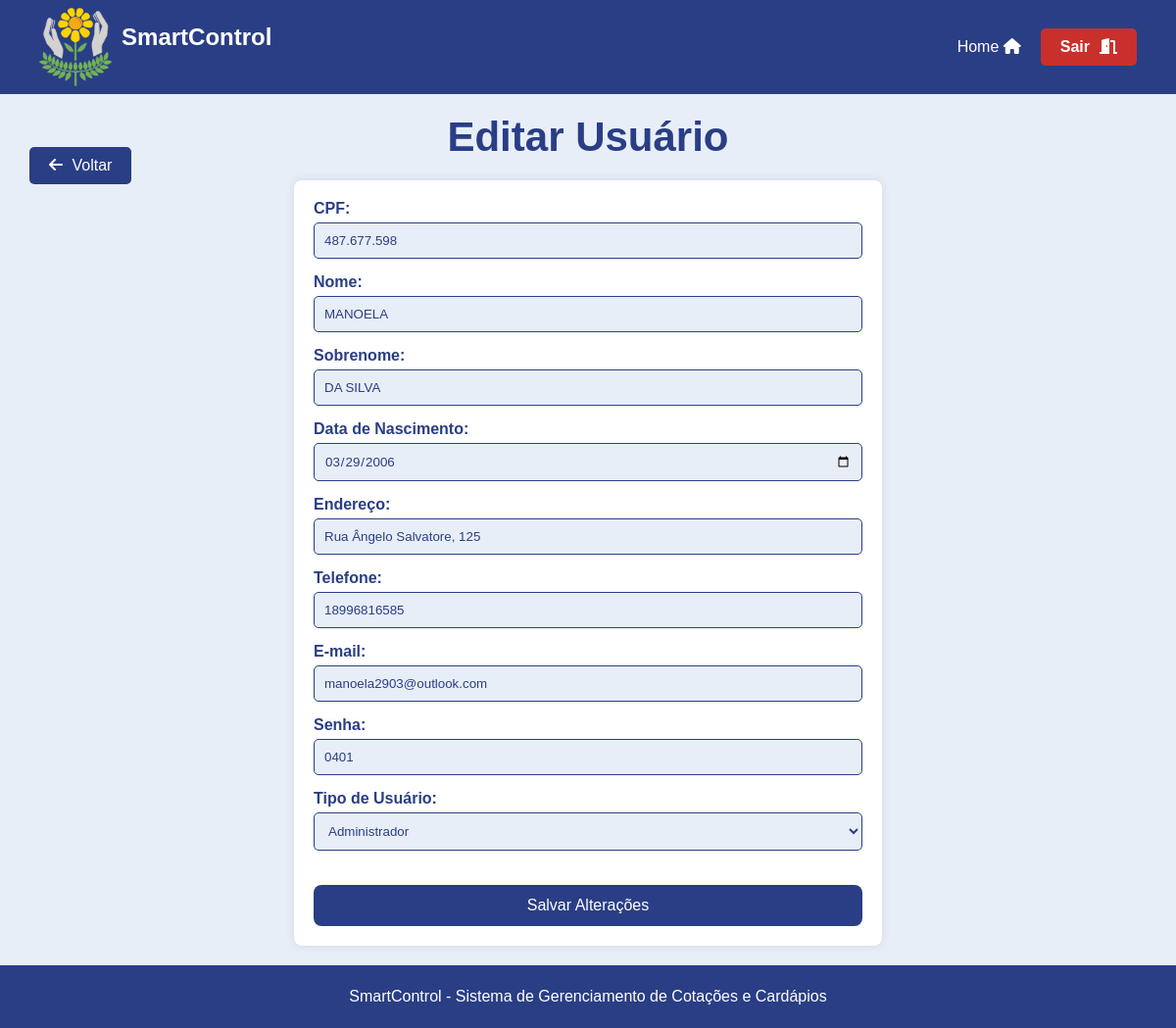
The page /assets/view/pages/usuario/editarUsuario/editUsuario.php?id=4 (signed in) on the database as committed earlier.
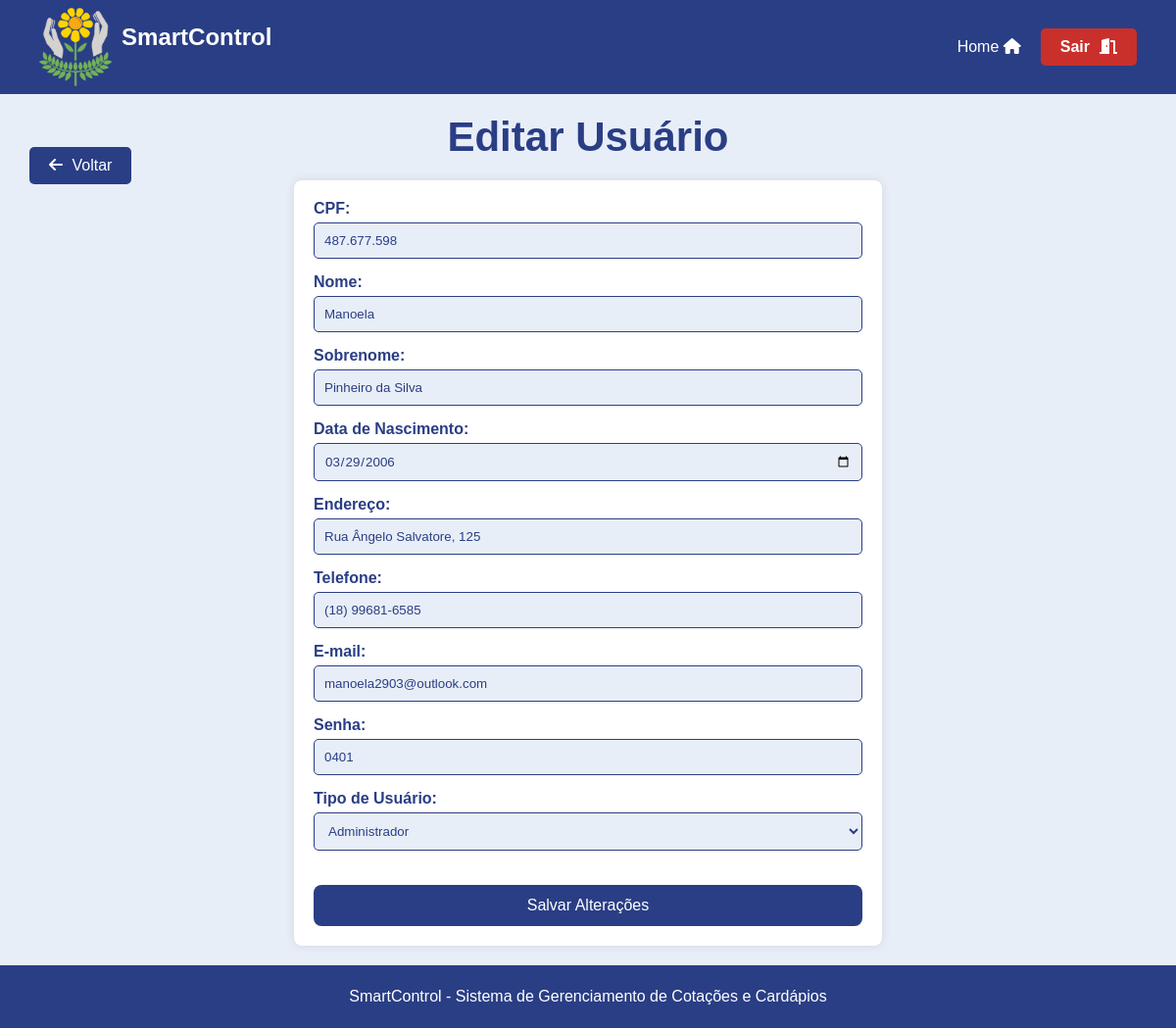
The same page on the database as committed later.
### tables this page shows
CREATE TABLE `usuarios` (
  `id` int(11) NOT NULL,
  `cpf` varchar(11) NOT NULL,
  `nome` varchar(100) NOT NULL,
  `sobrenome` varchar(100) NOT NULL,
  `data_nascimento` date NOT NULL,
  `endereco` varchar(255) DEFAULT NULL,
  `telefone` varchar(15) DEFAULT NULL,
  `email` varchar(100) NOT NULL,
  `senha` varchar(255) NOT NULL,
  `tipo_usuario` enum('administrador','contador','nutricionista') NOT NULL,
  `crn` varchar(20) DEFAULT NULL,
  `data_criacao` timestamp NOT NULL DEFAULT current_timestamp()
);

### assets/model/pdo/DataBase.php (called while the page is built, shortened)
<?php
class Database {
    private $host = 'localhost';
    private $dbname = 'sistema_apae';
    private $username = 'root';
    private $password = '';
    public $conn;
    public function __construct()
    {
        try {
            $this->conn = new PDO("mysql:host=$this->host;dbname=$this->dbname", $this->username, $this->password);
            $this->conn->setAttribute(PDO::ATTR_ERRMODE, PDO::ERRMODE_EXCEPTION);
        } catch (PDOException $exception) {
            echo "Erro na conexão: " . $exception->getMessage();
        }
    }
    public function read($table, $columns = "*", $id = null) {
        $sql = "SELECT $columns FROM $table";
        try {
            $stmt = $this->conn->prepare($sql);
            $stmt->execute();
            return $stmt->fetchAll(PDO::FETCH_ASSOC);
        } catch (PDOException $exception) {
            echo "Erro ao ler: " . $exception->getMessage();
            return false;
        }
    }
}
?>

### assets/controller/userController.php (called while the page is built, shortened)
<?php
require_once __DIR__ . '/../model/Usuario.php';
require_once __DIR__ . '/../model/pdo/DataBase.php';
class ControladorUsuarios
{
    private $banco;
    public function __construct() {
        $this->banco = new DataBase;
    }
    public function listarUsuarios()
    {
        $usuarioBanco = $this->banco->read("usuarios");
        foreach($usuarioBanco as $usuario)
        {
            switch ($usuario['tipo_usuario']) {
                case 'nutricionista':
                    $usuarios[] = new Nutricionista($usuario['id'], $usuario['cpf'], $usuario['crn'], $usuario['nome'], $usuario['sobrenome'], $usuario['data_nascimento'], $usuario['endereco'], $usuario['telefone'], $usuario['email'], $usuario['senha'],$usuario['tipo_usuario']);
                    break;
                case 'contador':
                    $usuarios[] = new Contador($usuario['id'], $usuario['cpf'], $usuario['nome'], $usuario['sobrenome'], $usuario['data_nascimento'], $usuario['endereco'], $usuario['telefone'], $usuario['email'], $usuario['senha'],$usuario['tipo_usuario']);
                    break;
                case 'administrador':
                    $usuarios[] = new Administrador($usuario['id'], $usuario['cpf'], $usuario['nome'], $usuario['sobrenome'], $usuario['data_nascimento'], $usuario['endereco'], $usuario['telefone'], $usuario['email'], $usuario['senha'],$usuario['tipo_usuario']);
                    break;
            }
        }
        return $usuarios;
    }
}
?>

### assets/model/Usuario.php (called while the page is built, shortened)
<?php
abstract class Usuario {
    protected $id;
    protected $cpf;
    protected $nome;
    protected $sobrenome;
    protected $dataNasc;
    protected $endereco;
    protected $telefone;
    protected $email;
    protected $senha;
    protected $tipo_usuario;
    public function __construct($id, $cpf, $nome, $sobrenome, $dataNasc, $endereco, $telefone, $email, $senha,$tipo_usuario) {
        $this->id = $id;
        $this->cpf = $cpf;
        $this->nome = $nome;
        $this->sobrenome = $sobrenome;
        $this->dataNasc = $dataNasc;
        $this->endereco = $endereco;
        $this->telefone = $telefone;
        $this->email = $email;
        $this->senha = $senha;
        $this->tipo_usuario = $tipo_usuario;
    }
    public function getId() {
        return $this->id;
    }
    public function getCpf() {
        return $this->cpf;
    }
    public function getNome() {
        return $this->nome;
    }
    public function getSobrenome() {
        return $this->sobrenome;
    }
    public function getDataNasc() {
        return $this->dataNasc;
    }
    public function getEndereco() {
        return $this->endereco;
    }
    public function getTelefone() {
        return $this->telefone;
    }
    public function getEmail() {
        return $this->email;
    }
    public function getSenha() {
        return $this->senha;
    }
    public function getTipoUsuario() {
        return $this->tipo_usuario;
    }
}
?>

### assets/view/pages/usuario/editarUsuario/editUsuario.php (the view, shortened to what the changed rows need)
<?php
    require_once __DIR__ . "/../../../../controller/userController.php";
    require_once __DIR__ . "/../../../../controller/pageController.php";
    $controler = new ControladorUsuarios();
?>
<!DOCTYPE html>
<html lang="pt-BR">
<head>
    <link rel="stylesheet" href="../../styles/EditStyle.css">
    <link rel="stylesheet" href="https://cdnjs.cloudflare.com/ajax/libs/font-awesome/6.0.0-beta3/css/all.min.css">
</head>
<body>
<main>
    <h1>Editar Usuário</h1>
    <form action="" method="POST">
        <?php
            $usuarios = $controler->listarUsuarios();
            foreach ($usuarios as $usuario) {
                if($usuario->getId() == $_GET['id']){
                    echo ' <section>
                    <label for="cpf">CPF:</label>
                    <input type="text" id="cpf" name="cpf" value="'.$usuario->getCpf().'" required>
                    </section>
                    <section>
                    <label for="nome">Nome:</label>
                    <input type="text" id="nome" name="nome" value="'.$usuario->getNome().'" required>
                    </section>
                    <section>
                    <label for="sobrenome">Sobrenome:</label>
                    <input type="text" id="sobrenome" name="sobrenome" value="'.$usuario->getSobrenome().'" required>
                    </section>
                    <section>
                    <label for="data_nascimento">Data de Nascimento:</label>
                    <input type="date" id="data_nascimento" name="data_nascimento" value="'.$usuario->getDataNasc().'" required>
                    </section>
                    <section>
                    <label for="endereco">Endereço:</label>
                    <input type="text" id="endereco" name="endereco" value="'.$usuario->getEndereco().'">
                    </section>
                    <section>
                    <label for="telefone">Telefone:</label>
                    <input type="tel" id="telefone" name="telefone" value="'.$usuario->getTelefone().'">
                    </section>
                    <section>
                    <label for="email">E-mail:</label>
                    <input type="email" id="email" name="email" value="'.$usuario->getEmail().'" required>
                    </section>
                    <section>
                    <label for="senha">Senha:</label>
                    <input type="text" id="senha" name="senha"  value="'.$usuario->getSenha().'" required>
                    </section>
                    <section>
                    <label for="tipo_usuario">Tipo de Usuário:</label>
                    <select id="tipo_usuario" name="tipo_usuario" required>
                    <option value="administrador"'; if($usuario->getTipoUsuario() == 'administrador') echo 'selected'; echo '>Administrador</option>
                    <option value="contador"'; if($usuario->getTipoUsuario() == 'contador') echo 'selected'; echo '>Funcionário</option>
                    <option value="nutricionista"'; if($usuario->getTipoUsuario() == 'nutricionista') echo 'selected'; echo '>Nutricionista</option>
                    </select>
                    </section>';
                    echo '<button type="submit">Salvar Alterações</button>';
                }
            }
        ?>
    </form>
</main>
</body>
</html>

Rows that differ between the two databases and show on the page:
changed usuarios "Rua Ângelo Salvatore, 125": nome "MANOELA" → "Manoela"; sobrenome "DA SILVA" → "Pinheiro da Silva"; telefone "18996816585" → "(18) 99681-6585"
